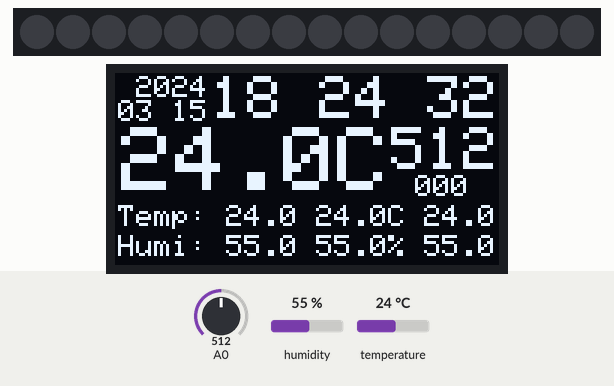
The sketch below on a simulated ESP8266 (Wemos D1 mini). On the bench: 16 RGB LEDs in strip order, left to right, 128×64 one-colour display. Inputs (shaded band) come from the test bench; at power-on: A0 = 512, humidity 55 %, temperature 24 °C. The local clock reads 2024-03-15 10:24:30 at power-on unless the sketch sets it; what the sketch prints to the serial monitor is not drawn.

Above: at 2.2 s.
2.3 s: A0 set to 53
At 3.8 s:
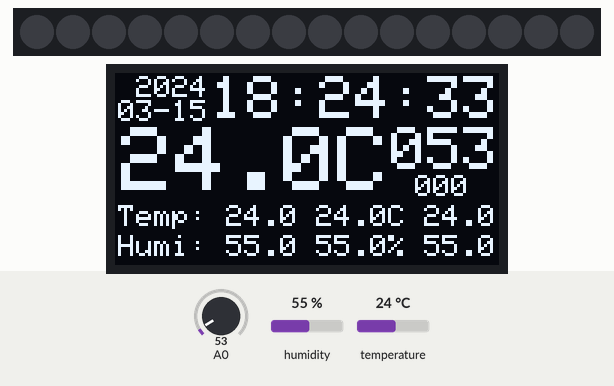
5.5 s: A0 set to 46
At 6.3 s:
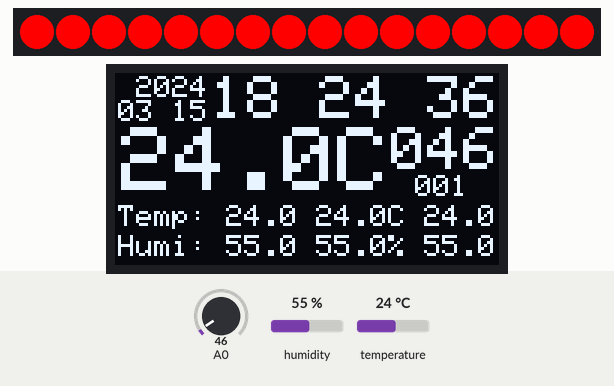
9.5 s: humidity set to 22 %
At 10.8 s:
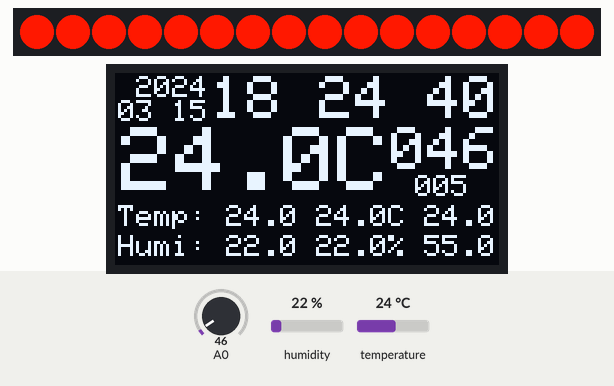
12.5 s: temperature set to 12 °C
At 13.3 s:
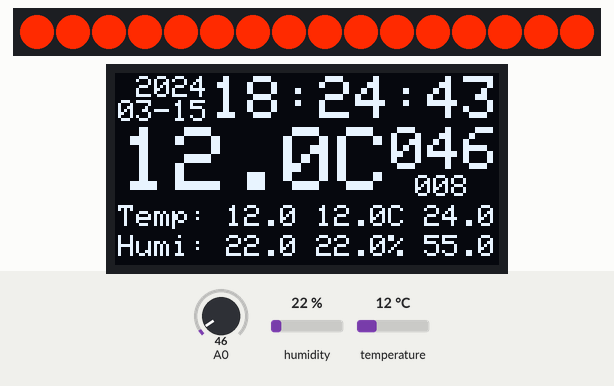
15.5 s: humidity set to 40 %
At 16.8 s:
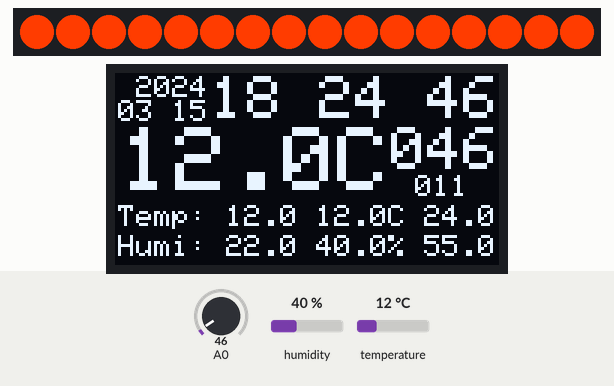
18.5 s: A0 set to 0
At 28.3 s:
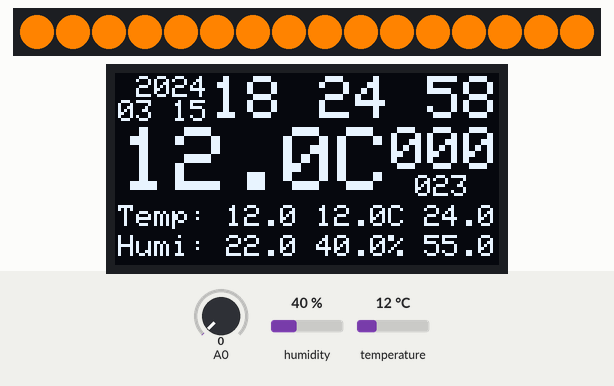
Timing chart, 0 to 29.8 s (numbered marks = the images above; inputs shaded):
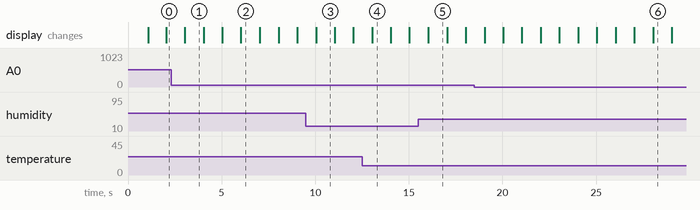

The sketch:

D1miniHomeHT.ino
```cpp
#include <Adafruit_NeoPixel.h>
#include <Adafruit_SSD1306.h>
#include <Wire.h>
#include <RtcDS3231.h>
#include <DHT.h>
#include <DHT_U.h>
RtcDS3231<TwoWire> Rtc(Wire);

#define th_hour_record_count 6
// 設定時區
#define timezone 8

#define SCREEN_WIDTH 128 // OLED 寬度像素
#define SCREEN_HEIGHT 64 // OLED 高度像素

#define DHTPIN D3
#define DHTTYPE DHT22

#define LEDPIN D5
#define NUMPIXELS 16
#define upper 90               // 開燈上限值
#define lower 50                // 開燈下限值
Adafruit_NeoPixel pixels(NUMPIXELS, LEDPIN, NEO_GRB + NEO_KHZ800);

Adafruit_SSD1306 display(SCREEN_WIDTH, SCREEN_HEIGHT, &Wire, -1);

// 設定 DHT22
DHT_Unified dht(DHTPIN, DHTTYPE);

byte currentSecond = 0, indexTHHourRecord = 0;

boolean lightMode = true; // 1: open, 0: close
int hue = 0;

int th_record[4][th_hour_record_count] = {
    {999,999,999,999,999,999},  // minTemp
    {-400,-400,-400,-400,-400,-400},  // maxTemp
    {999,999,999,999,999,999},  // minHumi
    {-400,-400,-400,-400,-400,-400}   // maxHumi
  };

void setup ()
{
  Serial.begin(9600);
  dht.begin();

  Rtc.Begin();
  pixels.begin();

  if (!Rtc.GetIsRunning())
  {
    Rtc.SetIsRunning(true);
  }

  RtcDateTime now = Rtc.GetDateTime();

  Rtc.Enable32kHzPin(false);
  Rtc.SetSquareWavePin(DS3231SquareWavePin_ModeNone);

  if(!display.begin(SSD1306_SWITCHCAPVCC, 0x3C)) {
    Serial.println(F("SSD1306 allocation failed"));
    for(;;);
  }
  delay(1000);
  display.clearDisplay();
  display.display();


}

void loop ()
{
  char datesplitchar = '-';
  char timesplitchar = ':';
  char yearText[6], dateText[6], timeText[9], tempText[6], dhtTempText[22], dhtHumiText[22], lightSensorText[4];
  int lightSensorValue = 0;
  byte bgColor = BLACK, textColor = WHITE;

  float DHT22_TEMP, DHT22_HUMIDITY;
  int DHT22_TEMP_int, DHT22_HUMIDITY_int;
  sensors_event_t event;


  RtcDateTime now = Rtc.GetDateTime();
  now += (timezone * 60 * 60);
  if( currentSecond != now.Second() ) {
    currentSecond = now.Second();

    lightSensorValue = analogRead(A0);

    if( lightSensorValue > upper ) {
      closeLight();
    }
    if (lightSensorValue < lower) {
      openLight();
    }
    if (lightSensorValue >= lower && lightSensorValue <= upper) {
        if (lightMode) {
          openLight();
        }
        else {
          closeLight();
        }
    }


    int lastIndexTHHourRecord = indexTHHourRecord;
    int th_hour = 24 / th_hour_record_count;
    indexTHHourRecord = now.Hour() / ( th_hour );
    if (indexTHHourRecord != lastIndexTHHourRecord ) {
       th_record[0][indexTHHourRecord] = 999;
       th_record[1][indexTHHourRecord] = -400;
       th_record[2][indexTHHourRecord] = 999;
       th_record[3][indexTHHourRecord] = -400;
    }
    dht.temperature().getEvent(&event);
    DHT22_TEMP = event.temperature;
    dht.humidity().getEvent(&event);
    DHT22_HUMIDITY = event.relative_humidity;

    DHT22_TEMP_int = (int)(DHT22_TEMP * 10);
    DHT22_HUMIDITY_int = (int)(DHT22_HUMIDITY * 10);

    if ( DHT22_TEMP_int < th_record[0][indexTHHourRecord]) {
      th_record[0][indexTHHourRecord] = DHT22_TEMP_int;
    }
    if ( DHT22_TEMP_int > th_record[1][indexTHHourRecord]) {
      th_record[1][indexTHHourRecord] = DHT22_TEMP_int;
    }
    if ( DHT22_HUMIDITY_int < th_record[2][indexTHHourRecord]) {
      th_record[2][indexTHHourRecord] = DHT22_HUMIDITY_int;
    }
    if ( DHT22_HUMIDITY_int > th_record[3][indexTHHourRecord]) {
      th_record[3][indexTHHourRecord] = DHT22_HUMIDITY_int;
    }

    if (now.Second() % 2) {
      datesplitchar = '-';
      timesplitchar = ':';
    }
    else {
      datesplitchar = ' ';
      timesplitchar = ' ';
    }


    display.clearDisplay();
    snprintf_P(yearText, sizeof(yearText), PSTR(" %04u"), now.Year());
    snprintf_P(dateText, sizeof(dateText), PSTR("%02u%c%02u"), now.Month(), datesplitchar, now.Day());
    snprintf_P(timeText, sizeof(timeText), PSTR("%02u%c%02u%c%02u"), now.Hour(), timesplitchar, now.Minute(), timesplitchar, now.Second());

    snprintf_P(lightSensorText, sizeof(lightSensorText), PSTR("%03u"), lightSensorValue);

    snprintf_P(tempText, sizeof(tempText), PSTR("%02u.%01uC"), (int)DHT22_TEMP, (int)(DHT22_TEMP * 10) % 10);


    display.fillRect(0, 0, 128, 64, bgColor);
    display.setTextColor(textColor);
    display.setTextSize(1);
    display.setCursor(1, 1);
    display.print(yearText);
    display.setCursor(1, 9);
    display.print(dateText);

    display.setTextSize(2);
    display.setCursor(32, 1);
    display.print(timeText);

    display.setTextSize(3);
    display.setCursor(2, 18);
    display.print(tempText);

    display.setTextSize(2);
    display.setCursor(92, 18);
    display.print(lightSensorText);

    display.setTextSize(1);
    display.setCursor(1, 44);
    display.print("Temp: ");
    display.print(getTHRecordMin(0), 1);
    display.print(" ");
    display.print(DHT22_TEMP, 1);
    display.print("C ");
    display.print(getTHRecordMax(1), 1);
    display.setCursor(1, 54);
    display.print("Humi: ");
    display.print(getTHRecordMin(2), 1);
    display.print(" ");
    display.print(DHT22_HUMIDITY, 1);
    display.print("% ");
    display.print(getTHRecordMax(3), 1);

    snprintf_P(lightSensorText, sizeof(lightSensorText), PSTR("%03u"), hue);
    display.setTextSize(1);
    display.setCursor(100, 34);
    display.print(lightSensorText);

    display.invertDisplay( now.Minute() % 2 );
    display.display();

    Serial.print(yearText);
    Serial.print(" ");
    Serial.print(dateText);
    Serial.print(" ");
    Serial.print(timeText);
    Serial.println(" ");


  }
  delay(20);

}


float getTHRecordMin(int kind) {
  float rValue = 999;
  for (int i = 0 ; i < th_hour_record_count; i++) {
    if ( rValue > th_record[kind][i] ) {
      rValue = th_record[kind][i];
    }
  }
  return (rValue / 10);
}
float getTHRecordMax(int kind) {
  float rValue = -400;
  for (int i = 0 ; i < th_hour_record_count; i++) {
    if ( rValue < th_record[kind][i] ) {
      rValue = th_record[kind][i];
    }
  }
  return (rValue / 10);
}


void closeLight() {
  lightMode = false;
  pixels.clear();
  for(int i=0; i<NUMPIXELS; i++) {
    pixels.setPixelColor(i, pixels.Color(0, 0, 0));
  }
  pixels.show();
}

void openLight() {
  lightMode = true;
  pixels.clear();
  pixels.fill(pixels.ColorHSV( hue * 256 ,255,255),0,0);
  hue++;
  if ( hue == 256 ) {
    hue = 0 ;
  }
  pixels.show();
}
```

Measured:
- the behaviour switches between 50 and 49 on A0 (found by bisection; images 1 and 2)
- after the input at 5.5 s, the display: changes after 0.53 s (image 2)
- what the display in image 1 shows lasts 1.0 s, from 3.0 s to 4.0 s
